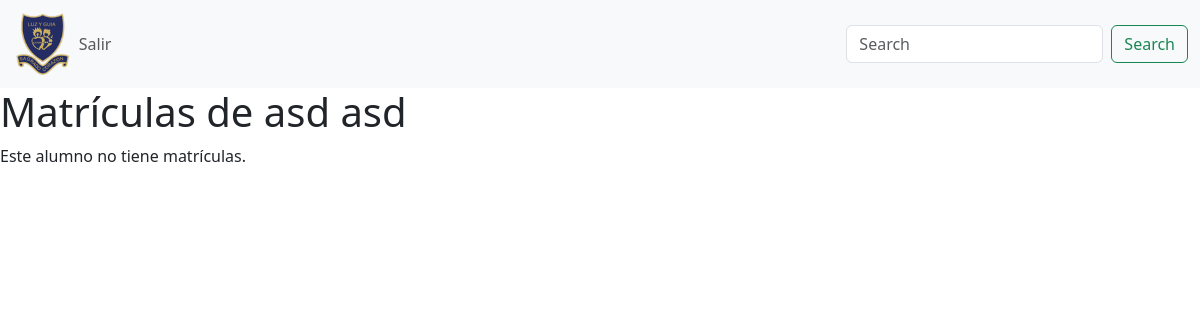
/ver_matriculas/14/, run on an earlier commit of the app's database.
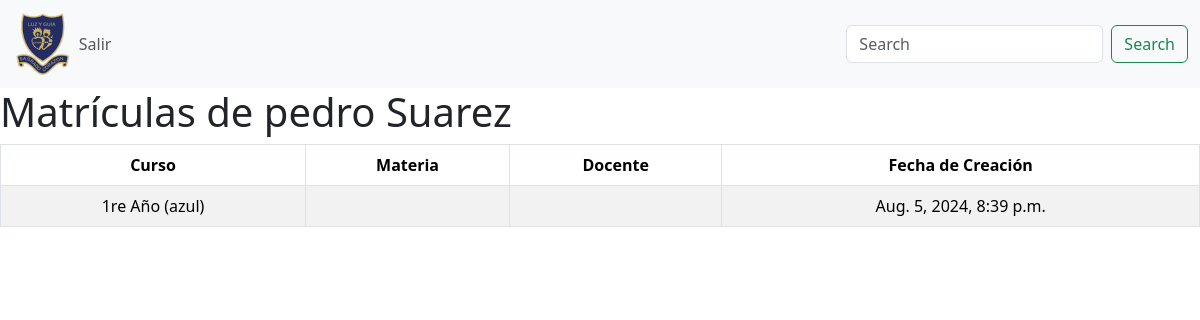
And on a later commit of the database.
### colegio/models.py (models this page shows, shortened)
class Alumnos(models.Model):
    id_alumno = models.AutoField(primary_key=True)
    id_familia =models.ForeignKey(Familias, verbose_name='Apellido de la Familia', on_delete=models.CASCADE)
    Nombre = models.CharField(max_length=50)
    Apellido = models.CharField(max_length=50)
    DNI = models.CharField(max_length=10)
    Correo_Electronico_Particular = models.EmailField(max_length=254, blank=True)
    Correo_Electronico_Institucional = models.EmailField(max_length=254, blank=True)
    Direccion = models.CharField(max_length=100)
    Localidad = models.ForeignKey(Localidad,on_delete=models.CASCADE)
    Nacionalidad = models.ForeignKey(Nacionalidad,on_delete=models.CASCADE)
    Colegio = models.ForeignKey(Colegio,on_delete=models.CASCADE)
    Sexo = models.ForeignKey(Sexo,on_delete=models.CASCADE)
    Fecha_de_Nacimiento = models.DateField()
    Lugar_de_nacimiento = models.CharField(max_length=100)
    Casas = models.ForeignKey(Casas,on_delete=models.CASCADE)
    estado_dispositivos = models.CharField(max_length=50)
    fecha_creacion = models.DateTimeField(default=timezone.now)
    fecha_modificacion = models.DateTimeField( default=timezone.now)

class Matriculas(models.Model):
    id_alumno_matricula = models.ForeignKey(Alumnos, on_delete=models.CASCADE)
    curso_matricula = models.ForeignKey(Curso, on_delete=models.CASCADE, default=4)
    fecha_creacion_matricula = models.DateTimeField(default=timezone.now)

class Curso(models.Model):
    id_curso = models.AutoField(primary_key=True)
    descripcion = models.CharField(max_length=255)
    color = models.CharField(max_length=7, default="Azul")
    def __str__(self):
        return f"{self.descripcion} ({self.color})"

### colegio/views.py (the view)
# urls.py: path('ver_matriculas/<int:id_alumno>/', views.ver_matriculas, name='ver_matriculas'), # VER MATRICULAS
def ver_matriculas(request, id_alumno):
    alumno = get_object_or_404(Alumnos, pk=id_alumno)
    matriculas = Matriculas.objects.filter(id_alumno_matricula=alumno)
    context = {
        'alumno': alumno,
        'matriculas': matriculas,
    }
    return render(request, 'matriculas.html', context)

### templates/matriculas.html (shortened to what this page needs)
{% extends "basehome.html" %}
{% block content %}
    <h1>Matrículas de {{ alumno.Nombre }} {{ alumno.Apellido }}</h1>
    {% if matriculas %}
        <table class="table table-striped table-bordered text-center">
            <thead>
                <tr>
                    <th scope="col">Curso</th>
                    <th scope="col">Materia</th>
                    <th scope="col">Docente</th>
                    <th scope="col">Fecha de Creación</th>
                </tr>
            </thead>
            <tbody>
                {% for matricula in matriculas %}
                    <tr>
                        <td>{{ matricula.curso_matricula }}</td>
                        <td>
                        </td>
                        <td>
                        </td>
                        <td>{{ matricula.fecha_creacion_matricula }}</td>
                    </tr>
                {% endfor %}
            </tbody>
        </table>
    {% else %}
        <p>Este alumno no tiene matrículas.</p>
    {% endif %}
{% endblock %}

What changed in the data, as far as the page shows it:
changed Alumnos: Nombre "asd" → "pedro"; Apellido "asd" → "Suarez"
now on this page (row edited): Matriculas: curso_matricula "1re Año (azul)", fecha_creacion_matricula "Aug. 5, 2024, 8:39 p.m."
Also different on the page:
text no longer shown: "Este alumno no tiene matrículas."
text now shown: "Curso Materia Docente Fecha de Creación"
